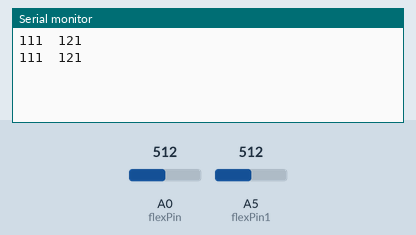
Bench run of a sketch on a simulated Arduino Uno, built with avr-gcc and run on an emulated ATmega328P. On the bench: the last lines printed to the serial monitor. The inputs (shaded band) are chosen by the test bench; at power-on: A0 (flexPin) = 512, A5 (flexPin1) = 512.

Above: at 1.8 s.
1.9 s: A0 (flexPin) set to 716
At 2.5 s:
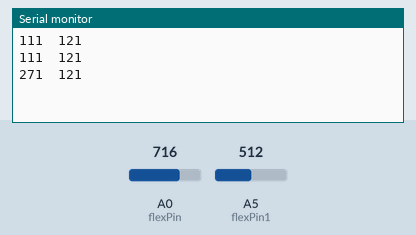
3.4 s: A5 (flexPin1) set to 716
At 4.7 s:
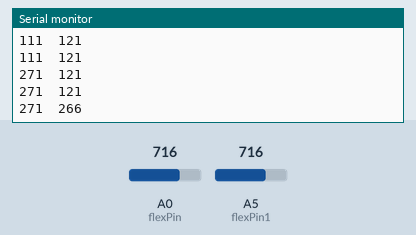
4.9 s: A0 (flexPin) set to 900
At 5.8 s:
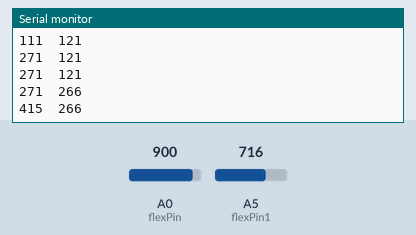
6.4 s: A5 (flexPin1) set to 900
At 7.7 s:
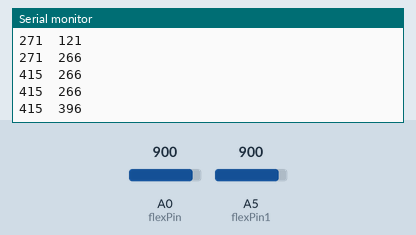
Timing chart, 0 to 8.9 s (numbered marks = the images above; inputs shaded):
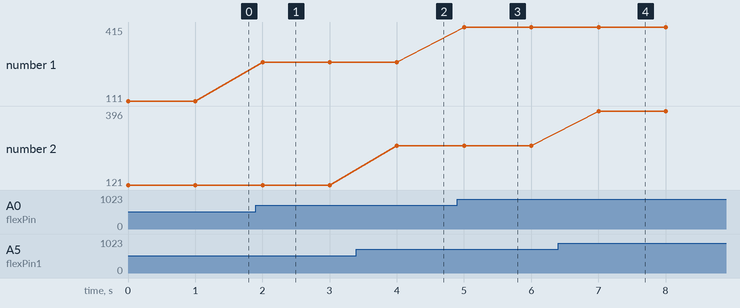

The sketch:

flex_testing_with_15k.ino
```cpp
//Flex Sensor Pin (flexPin)
//the analog pin the Flex Sensor is connected to
int flexPin = A0;
int value;
int flexPin1 = A5;
int value1;
void setup() {
  //  pinMode(2, OUTPUT); //sets the led pins 4 to 13 to output
    Serial.begin(9600);
}

void loop(){

    value = analogRead(flexPin);         //Read and save analog value from potentiometer

    value = map(value, 370, 695, 0, 255);//Map value 0-1023 to 0-255 (PWM)
    Serial.print(value);
    Serial.print("\t");
    value1 = analogRead(flexPin1);         //Read and save analog value from potentiometer

   value1 = map(value1, 340, 700, 0, 255);//Map value 0-1023 to 0-255 (PWM)
    Serial.println(value1);
//  analogWrite(ledPin, value);          //Send PWM value to led
  //  digitalWrite(2, LOW);
 delay(1000);
  }
//-113 to 80   30;50;
```

Measured:
- after the input at 1.9 s, the serial monitor: prints a new line after 0.10 s (image 1)
- after the input at 3.4 s, the serial monitor: prints a new line after 0.60 s (image 2)
- after the input at 4.9 s, the serial monitor: prints a new line after 0.10 s (image 3)
- after the input at 6.4 s, the serial monitor: prints a new line after 0.61 s (image 4)
- plotted number 1: 111 → 271 after the input at 1.9 s, 271 → 415 after the input at 4.9 s
- plotted number 2: 121 → 266 after the input at 3.4 s, 266 → 396 after the input at 6.4 s
